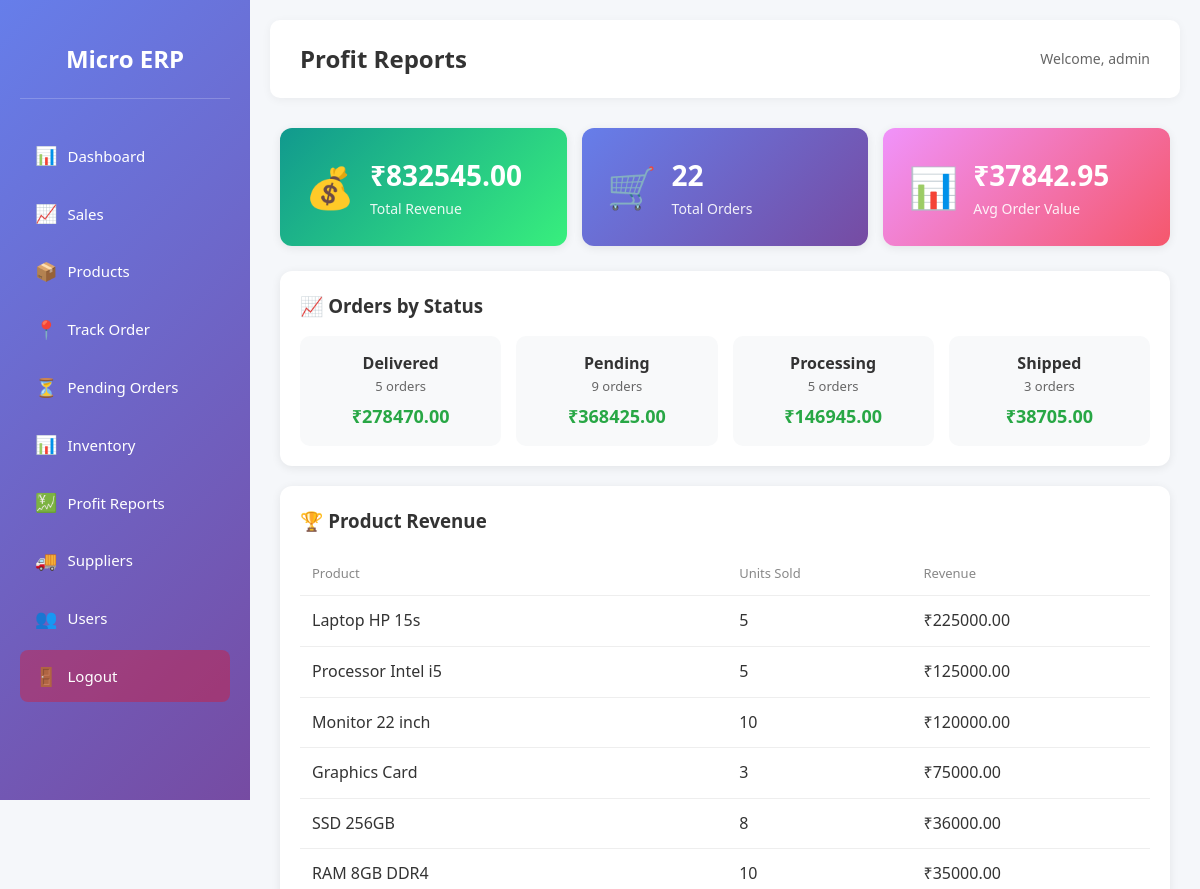
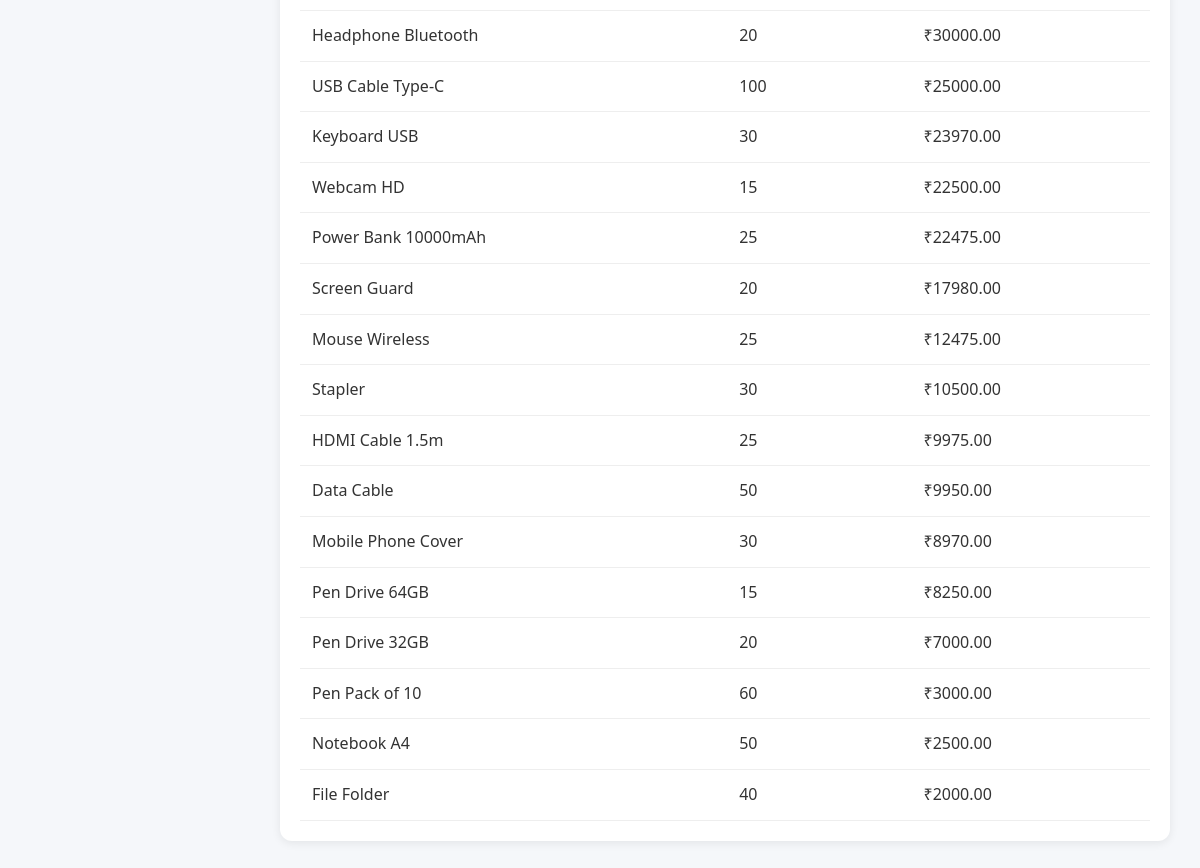
The page /profit-reports (signed in) on the database its author committed (2 pictures, top to bottom).
### tables this page shows
CREATE TABLE products (
    id INTEGER PRIMARY KEY AUTOINCREMENT,
    name TEXT NOT NULL,
    quantity INTEGER DEFAULT 0,
    price REAL DEFAULT 0,
    supplier_id INTEGER,
    FOREIGN KEY (supplier_id) REFERENCES suppliers (id)
);

### app.py (the view)
@app.route('/profit-reports')
@login_required
@role_required(['admin', 'manager'])
def profit_reports():
    conn = get_db_connection()
    total_revenue = conn.execute('SELECT COALESCE(SUM(total_price), 0) as total FROM orders WHERE status != "cancelled"').fetchone()['total']
    total_orders = conn.execute('SELECT COUNT(*) as count FROM orders WHERE status != "cancelled"').fetchone()['count']
    avg_order_value = total_revenue / total_orders if total_orders > 0 else 0
    product_revenue = conn.execute('''
        SELECT p.name, SUM(o.quantity) as total_qty_sold, SUM(o.total_price) as revenue,
        p.price as unit_price, p.quantity as current_stock FROM orders o
        JOIN products p ON o.product_id = p.id WHERE o.status != 'cancelled' GROUP BY p.id ORDER BY revenue DESC
    ''').fetchall()
    monthly_profit = conn.execute('''
        SELECT strftime('%Y-%m', order_date) as month, SUM(total_price) as revenue, COUNT(*) as order_count
        FROM orders WHERE status != 'cancelled' AND order_date >= date('now', '-6 months')
        GROUP BY strftime('%Y-%m', order_date) ORDER BY month
    ''').fetchall()
    orders_by_status = conn.execute('SELECT status, COUNT(*) as count, COALESCE(SUM(total_price), 0) as total FROM orders GROUP BY status').fetchall()
    conn.close()
    profit_data = {'total_revenue': total_revenue, 'total_orders': total_orders, 'avg_order_value': avg_order_value,
        'product_revenue': product_revenue, 'monthly_profit': monthly_profit, 'orders_by_status': orders_by_status}
    return render_template('profit_reports.html', profit_data=profit_data)

### app.py (called while the page is built)
def get_db_connection():
    conn = sqlite3.connect(DB_PATH)
    conn.row_factory = sqlite3.Row
    return conn

def login_required(f):
    @wraps(f)
    def decorated_function(*args, **kwargs):
        if 'user_id' not in session:
            flash('Please log in first.', 'error')
            return redirect(url_for('login'))
        return f(*args, **kwargs)
    return decorated_function

def role_required(roles):
    def decorator(f):
        @wraps(f)
        def decorated_function(*args, **kwargs):
            if 'role' not in session or session['role'] not in roles:
                flash('You do not have permission to access this page.', 'error')
                return redirect(url_for('dashboard'))
            return f(*args, **kwargs)
        return decorated_function
    return decorator

### templates/profit_reports.html (shortened to what this page needs)
{% extends "base.html" %}
{% block header %}Profit Reports{% endblock %}
{% block content %}
<div class="profit-page">
    <div class="profit-summary">
        <div class="profit-card revenue">
            <span class="profit-icon">💰</span>
            <div class="profit-info">
                <span class="profit-value">₹{{ "%.2f"|format(profit_data.total_revenue) }}</span>
                <span class="profit-label">Total Revenue</span>
            </div>
        </div>
        <div class="profit-card orders">
            <span class="profit-icon">🛒</span>
            <div class="profit-info">
                <span class="profit-value">{{ profit_data.total_orders }}</span>
                <span class="profit-label">Total Orders</span>
            </div>
        </div>
        <div class="profit-card average">
            <span class="profit-icon">📊</span>
            <div class="profit-info">
                <span class="profit-value">₹{{ "%.2f"|format(profit_data.avg_order_value) }}</span>
                <span class="profit-label">Avg Order Value</span>
            </div>
        </div>
    </div>
    <div class="status-section">
        <h3>📈 Orders by Status</h3>
        <div class="status-grid">
            {% for s in profit_data.orders_by_status %}
            <div class="status-card">
                <span class="status-name">{{ s.status|title }}</span>
                <span class="status-count">{{ s.count }} orders</span>
                <span class="status-amount">₹{{ "%.2f"|format(s.total) }}</span>
            </div>
            {% endfor %}
        </div>
    </div>
    <div class="revenue-section">
        <h3>🏆 Product Revenue</h3>
        <table class="revenue-table">
            <thead>
                <tr>
                    <th>Product</th>
                    <th>Units Sold</th>
                    <th>Revenue</th>
                </tr>
            </thead>
            <tbody>
                {% for p in profit_data.product_revenue %}
                <tr>
                    <td>{{ p.name }}</td>
                    <td>{{ p.total_qty_sold }}</td>
                    <td>₹{{ "%.2f"|format(p.revenue) }}</td>
                </tr>
                {% endfor %}
            </tbody>
        </table>
    </div>
</div>
{% endblock %}

### static/style.css (style rules this page uses)
* { margin: 0; padding: 0; box-sizing: border-box; }
body { font-family: 'Segoe UI', Tahoma, Geneva, Verdana, sans-serif; background-color: #f5f7fa; color: #333; line-height: 1.6; }

### templates/profit_reports.html (style rules this page uses)
.profit-page { max-width: 1000px; margin: 0 auto; }
.profit-summary { display: flex; gap: 15px; flex-wrap: wrap; margin-bottom: 25px; }
.profit-card { flex: 1; min-width: 200px; padding: 25px; border-radius: 12px; display: flex; align-items: center; gap: 15px; background: white; box-shadow: 0 2px 10px rgba(0,0,0,0.08); }
.profit-card.revenue { background: linear-gradient(135deg, #11998e, #38ef7d); color: white; }
.profit-card.orders { background: linear-gradient(135deg, #667eea, #764ba2); color: white; }
.profit-card.average { background: linear-gradient(135deg, #f093fb, #f5576c); color: white; }
.profit-icon { font-size: 40px; }
.profit-value { display: block; font-size: 28px; font-weight: bold; }
.profit-label { display: block; font-size: 14px; opacity: 0.9; }
.status-section, .revenue-section { background: white; border-radius: 12px; padding: 20px; margin-bottom: 20px; box-shadow: 0 2px 10px rgba(0,0,0,0.08); }
.status-section h3, .revenue-section h3 { margin: 0 0 15px 0; color: #333; }
.status-grid { display: flex; gap: 15px; flex-wrap: wrap; }
.status-card { flex: 1; min-width: 120px; padding: 15px; border-radius: 10px; background: #f8f9fa; text-align: center; }
.status-name { display: block; font-weight: 600; color: #333; }
.status-count { display: block; font-size: 13px; color: #666; }
.status-amount { display: block; font-size: 18px; font-weight: bold; color: #28a745; margin-top: 5px; }
.revenue-table { width: 100%; border-collapse: collapse; }
.revenue-table th, .revenue-table td { padding: 12px; text-align: left; border-bottom: 1px solid #eee; }
.revenue-table th { color: #888; font-weight: 500; font-size: 13px; }

### rows shown on the page
products: name "Laptop HP 15s", total_qty_sold "5", revenue "225000.00"
products: name "Processor Intel i5", total_qty_sold "5", revenue "125000.00"
products: name "Monitor 22 inch", total_qty_sold "10", revenue "120000.00"
products: name "Graphics Card", total_qty_sold "3", revenue "75000.00"
products: name "SSD 256GB", total_qty_sold "8", revenue "36000.00"
products: name "RAM 8GB DDR4", total_qty_sold "10", revenue "35000.00"
products: name "Headphone Bluetooth", total_qty_sold "20", revenue "30000.00"
products: name "USB Cable Type-C", total_qty_sold "100", revenue "25000.00"
products: name "Keyboard USB", total_qty_sold "30", revenue "23970.00"
products: name "Webcam HD", total_qty_sold "15", revenue "22500.00"
products: name "Power Bank 10000mAh", total_qty_sold "25", revenue "22475.00"
products: name "Screen Guard", total_qty_sold "20", revenue "17980.00"
products: name "Mouse Wireless", total_qty_sold "25", revenue "12475.00"
products: name "Stapler", total_qty_sold "30", revenue "10500.00"
products: name "HDMI Cable 1.5m", total_qty_sold "25", revenue "9975.00"
products: name "Data Cable", total_qty_sold "50", revenue "9950.00"
products: name "Mobile Phone Cover", total_qty_sold "30", revenue "8970.00"
products: name "Pen Drive 64GB", total_qty_sold "15", revenue "8250.00"
products: name "Pen Drive 32GB", total_qty_sold "20", revenue "7000.00"
products: name "Pen Pack of 10", total_qty_sold "60", revenue "3000.00"
products: name "Notebook A4", total_qty_sold "50", revenue "2500.00"
products: name "File Folder", total_qty_sold "40", revenue "2000.00"

### other values the page prints
{{ session.get('username') }} "admin"
{{ "%.2f"|format(profit_data.total_revenue) }} "832545.00"
{{ profit_data.total_orders }} "22"
{{ "%.2f"|format(profit_data.avg_order_value) }} "37842.95"
{{ s.status|title }} "Delivered" "Pending" "Processing" "Shipped"
{{ s.count }} "5" "9" "5" "3"
{{ "%.2f"|format(s.total) }} "278470.00" "368425.00" "146945.00" "38705.00"
